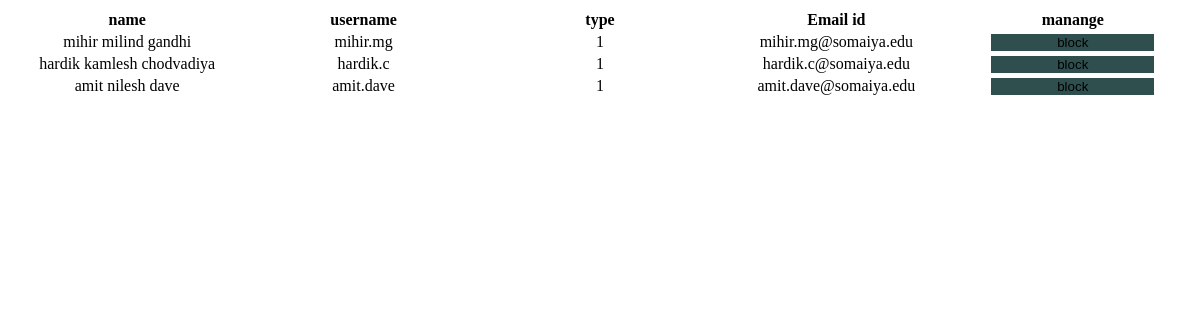
Screenshot of /get_users.php with the database file from the repository.
### tables this page shows
CREATE TABLE `users` (
  `id` int(11) NOT NULL,
  `Fname` varchar(20) NOT NULL,
  `Mname` varchar(20) DEFAULT NULL,
  `Lname` varchar(20) NOT NULL,
  `username` varchar(20) NOT NULL,
  `EmailId` varchar(40) NOT NULL,
  `password` varchar(20) NOT NULL,
  `DOB` date NOT NULL,
  `Age` int(11) NOT NULL,
  `type` int(11) NOT NULL
);

### get_users.php (the view, shortened to what this page needs)
<?php
$mysqli = new mysqli("localhost","root","","online");
$result = $mysqli->query("select id, Fname, Mname, Lname , Username, type, EmailId from users");
 ?>
<table>
	<tr>
		<th>name</th>
		<th>username</th>
		<th>type</th>
		<th>Email id</th>
		<th>manange</th>
	</tr>
	<?php while($row=mysqli_fetch_array($result)){ ?>
	<tr>
		<td><?php echo $row['Fname'].' '.$row['Mname'].' '.$row['Lname'] ; ?></td>
		<td><?php echo $row['Username'] ; ?></td>
		<td><?php echo $row['type'] ; ?></td>
		<td><?php echo $row['EmailId'] ; ?></td>
		<td><button id="delete_users" value = <?php echo $row['id']; ?> onclick="block_users(this.value)">block</button></td>
	</tr>
	<?php } ?>
</table>

### get_users.php (style rules this page uses)
table { width:100%; position:relative; }
tr { height:10%; width:100%; position:relative; }
th { width:20%; height:10%; position:relative; }
td { text-align:center; }
#delete_users { height:80%; width:70%; position:relative; border:none; background-color:#2f4f4f; }

### rows the page displays
users: Fname "mihir", Mname "milind", Lname "gandhi", username "mihir.mg", type "1", EmailId "mihir.mg@somaiya.edu"
users: Fname "hardik", Mname "kamlesh", Lname "chodvadiya", username "hardik.c", type "1", EmailId "hardik.c@somaiya.edu", $row['id'] 2 (drawn)
users: Fname "amit", Mname "nilesh", Lname "dave", username "amit.dave", type "1", EmailId "amit.dave@somaiya.edu", $row['id'] 3 (drawn)
